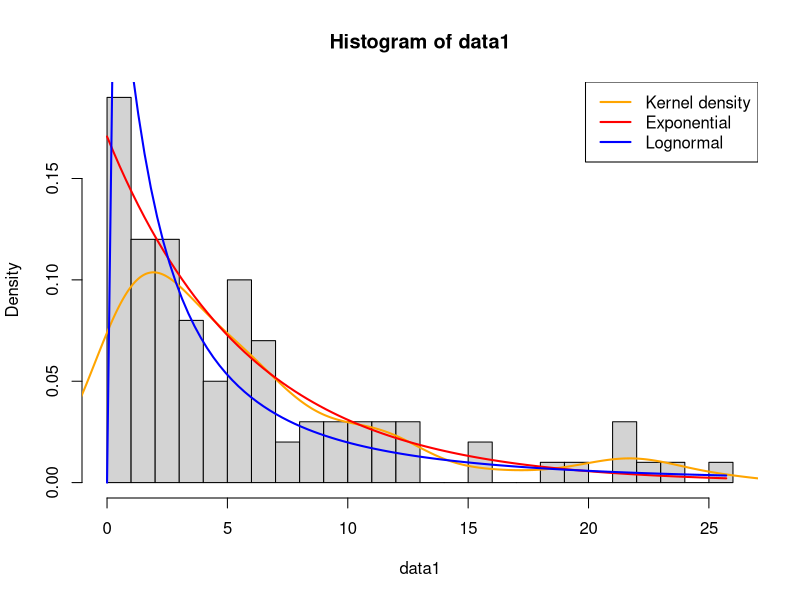
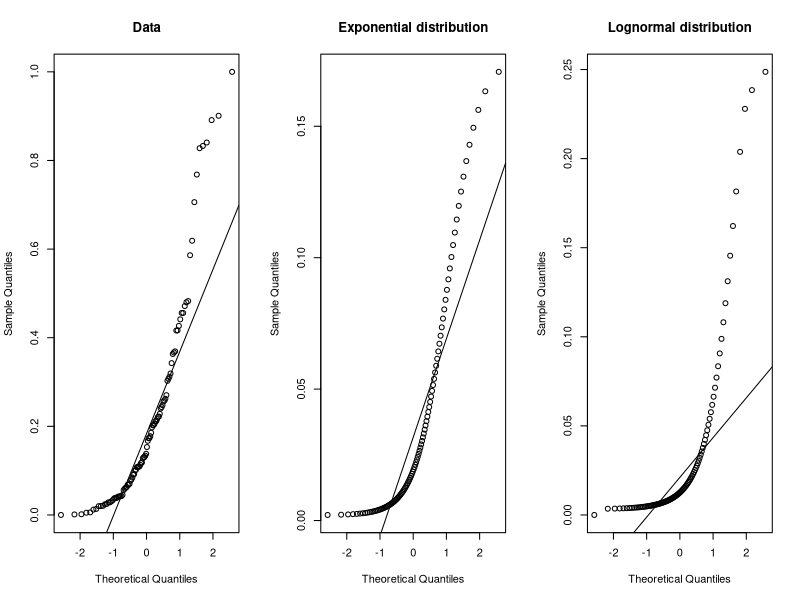
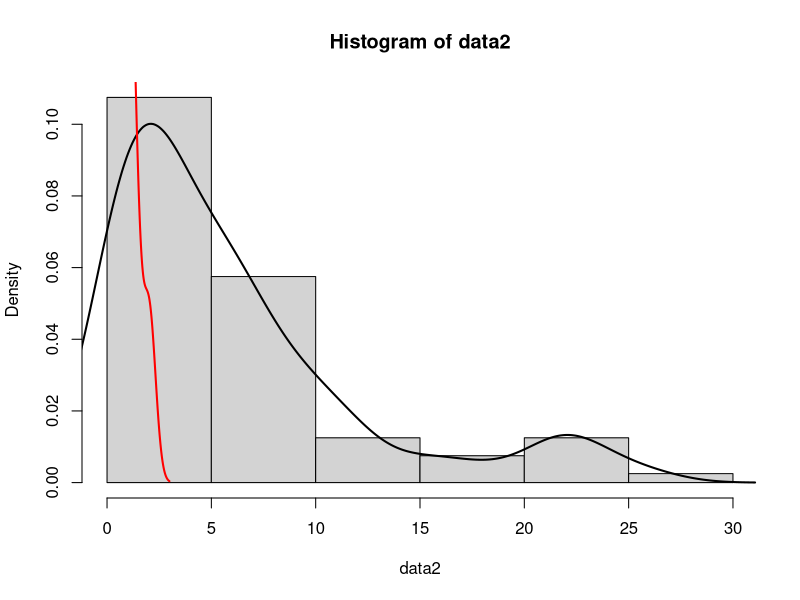
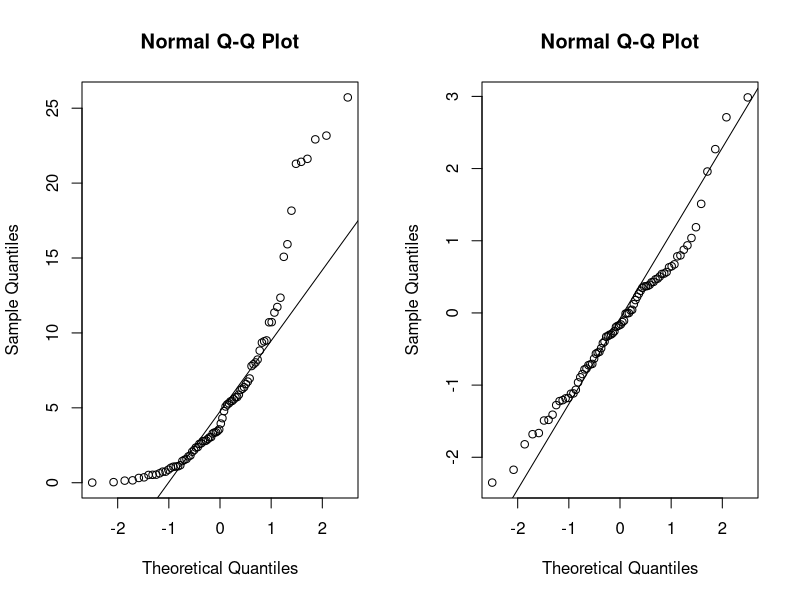

The R script that drew these images, in order:
#generate data
uco <- 492875  # insert your UCO
set.seed(uco)
data1 <- round(rgamma(100, 1, 1/5), 2)
data1 <- data1[data1 != 0]
n = length(data1)


########## 1a ##########
negloglik_exp = function(lambda, data) {
    return(-sum(dexp(data, lambda, log = TRUE)))
}

result = optimize(negloglik_exp, interval = c(0, 100), data = data1)
str(result)
lambda = result$minimum
lambda

#compare result
#probably close enough
(1/mean(data1))


########## 1b ##########
#nll for meanlog
nll_lognorm_mu = function(mu, data) {
    return(- sum(dlnorm(data, meanlog = mu, sdlog = 0.5, log = TRUE)))
}

result = optimize(nll_lognorm_mu, interval = c(0, 100), data = data1)
str(result)
mu = result$minimum

#nll for sdlog
nll_lognorm_sig = function(sigma, mu, data) {
    return(- sum(dlnorm(data, meanlog = mu, sdlog = sigma, log = TRUE)))
}

result = optimize(nll_lognorm_sig, interval = c(0, 100), mu = mu, data = data1)
str(result)
sigma = result$minimum

#results
mu
sigma


#compare results
library(MASS)
fitdistr(data1, "lognormal")


########## 1c ##########
x = seq(0, max(data1), length = 100)
hist(data1, freq = FALSE, breaks = 20)
lines(density(data1), col = "orange", lwd = 2)
lines(x, dexp(x, lambda), col = "red", lwd = 2)
lines(x, dlnorm(x, meanlog = mu, sdlog = sigma), col = "blue", lwd = 2)
legend("topright", legend = c("Kernel density", "Exponential", "Lognormal"), col = c("orange", "red", "blue"), lwd = 2)

#looks like exponential is indeed a better fit
par(mfrow = c(1, 3))
normalized_data <- (data1 - min(data1)) / (max(data1) - min(data1))
qqnorm(normalized_data, main = "Data")
qqline(normalized_data)
qqnorm(dexp(x, lambda), main = "Exponential distribution")
qqline(dexp(x, lambda))
qqnorm(dlnorm(x, meanlog = mu, sdlog = sigma), main = "Lognormal distribution")
qqline(dlnorm(x, meanlog = mu, sdlog = sigma))
par(mfrow = c(1, 1))

#again, exp seems to be a better fit
#akaike
aic_exp = 2 * (negloglik_exp(lambda, data1)) + 2
aic_ln = 2 * (nll_lognorm_sig(sigma, mu, data1)) + 2*2
ifelse(aic_exp < aic_ln, "Exp better", "Ln better")


########## 1d ##########
exp_wait = pexp(5, lambda)
ln_wait = plnorm(5, mu, sigma)
exp_wait
ln_wait


########## 2  ##########
#lambda - mean of events per interval (1 minute)
#number of events in an hour -> 60*lambda
student_num = lambda * 60
student_num

#we can assume our data distribution is normal (clt)
sample_mean = mean(data1)
sample_sd = sd(data1) / sqrt(n)
t_critical = qt(0.975, n - 1)
conf_int = c(sample_mean - t_critical * sample_sd, sample_mean + t_critical * sample_sd)
conf_int

########## 3  ##########
uco <- 492875  # insert your UCO
set.seed(uco)
data2 <- sample(data1, 80)

#we can see even from histogram that it probably isn't normal
x = seq(0, max(data2), length = length(data2))
hist(data2, freq = FALSE)
lines(density(data2), lwd = 2)
lines(density(rnorm(80)), lwd = 2, col = "red")

#ggplot once again nicely shows the difference
par(mfrow = c(1, 2))
qqnorm(data2)
qqline(data2)
qqnorm(rnorm(80))
qqline(rnorm(80))
par(mfrow = c(1, 1))

#shapiro-wilk test shows miniscule p-value
test = shapiro.test(data2)
str(test)
test$p.value
ifelse(test$p.value > 0.05, "Normal", "Non-normal")
########## 4a ##########
########## 4b ##########
